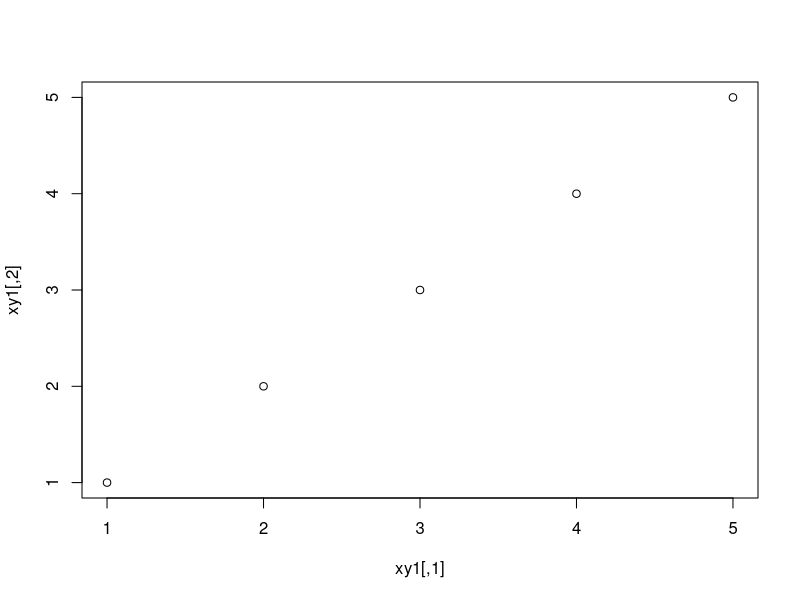
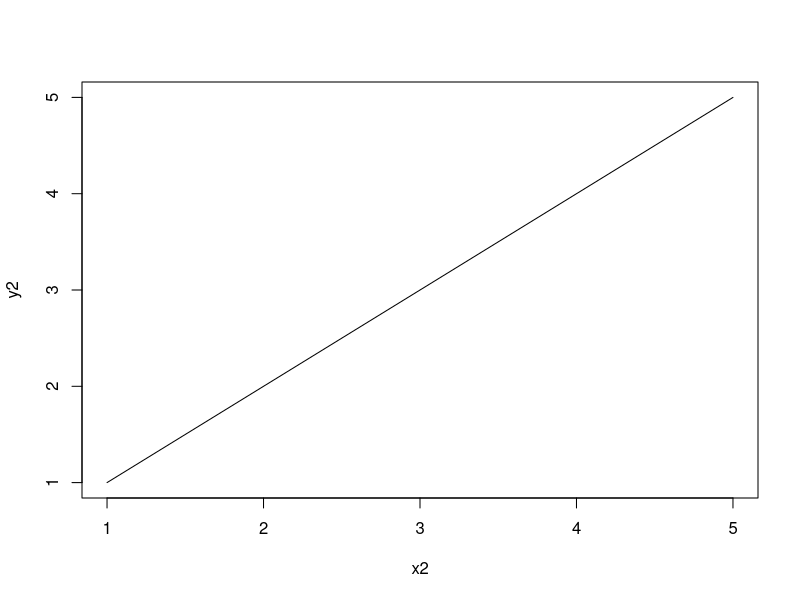
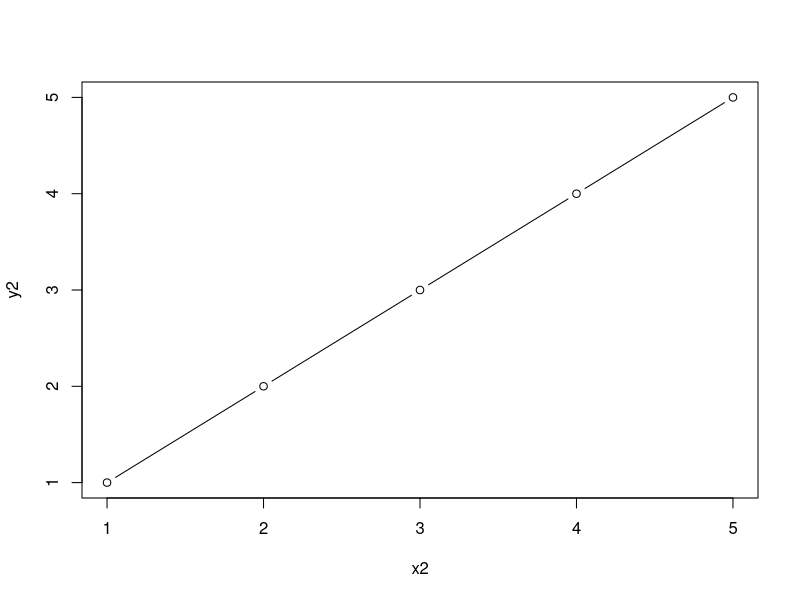
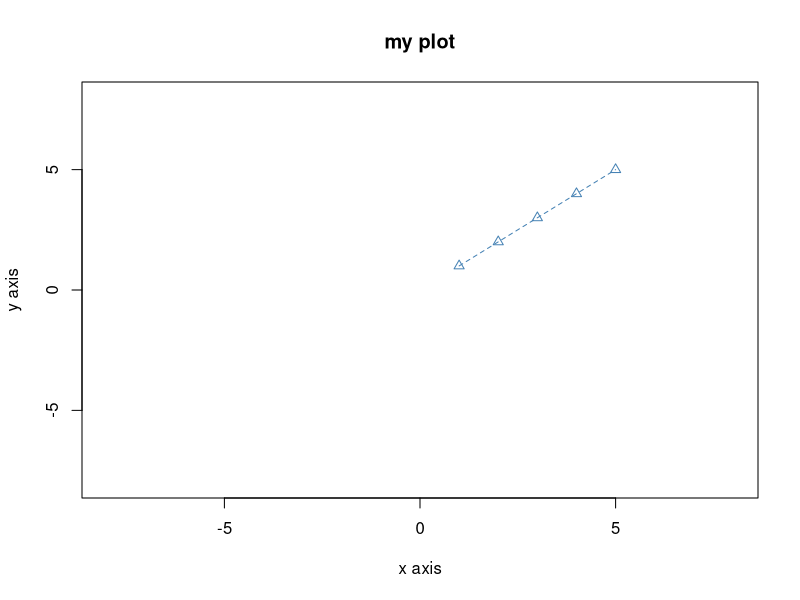
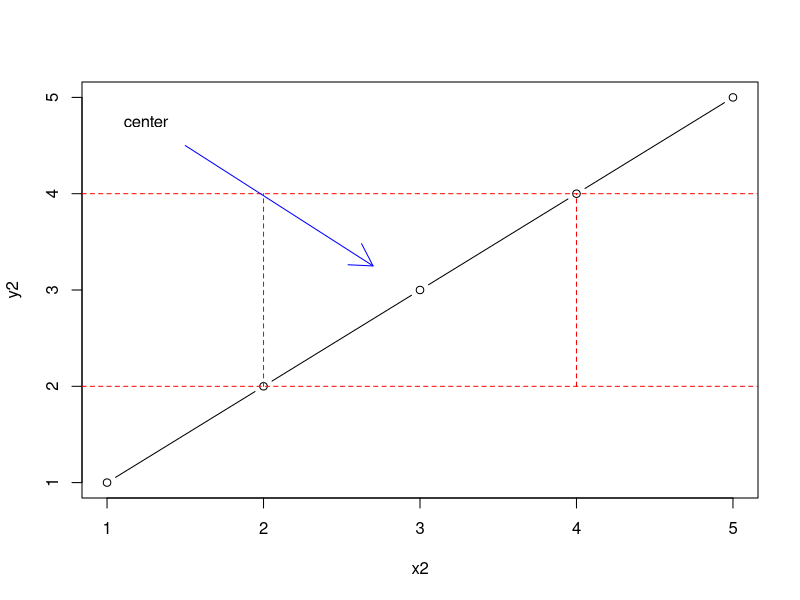

These figures' R source, in order:
# PLOTTING

# draw 5 dots
xy1 = matrix(data=c(1, 2, 3, 4, 5,
                    1, 2, 3, 4, 5), nrow=5, ncol=5)
plot(xy1)

x2 = c(1, 2, 3, 4, 5)
y2 = c(1, 2, 3, 4, 5)

# draw a line
plot(x2, y2, type='l')

# draw some points and a line
plot(x2, y2, type='b')

# no space between dots and a line and other stuff
# pch - point type, lty - line type
plot(x2, y2, type='o', pch=2, lty=2,
     main='my plot', xlab='x axis', ylab='y axis',
     col='steelblue', xlim=c(-8, 8), ylim=c(-8, 8))

# type colors() in a terminal to find out available colors

# multiple plots on one screen
plot(x2, y2, type='b')

# add horizontal lines at the 2 and 4 coords
abline(h=c(2, 4), col='red', lty=2)

# draw segments
segments(x0=c(2, 4), y0=c(2, 2),
         x1=c(2, 4), y1=c(4, 4),
         col='red', lty=2)

# draw arrows
arrows(x0=1.5, y0=4.5,
       x1=2.7, y1=3.25, col='blue')

# print text
text(x=1.25, y=4.75, label='center')
